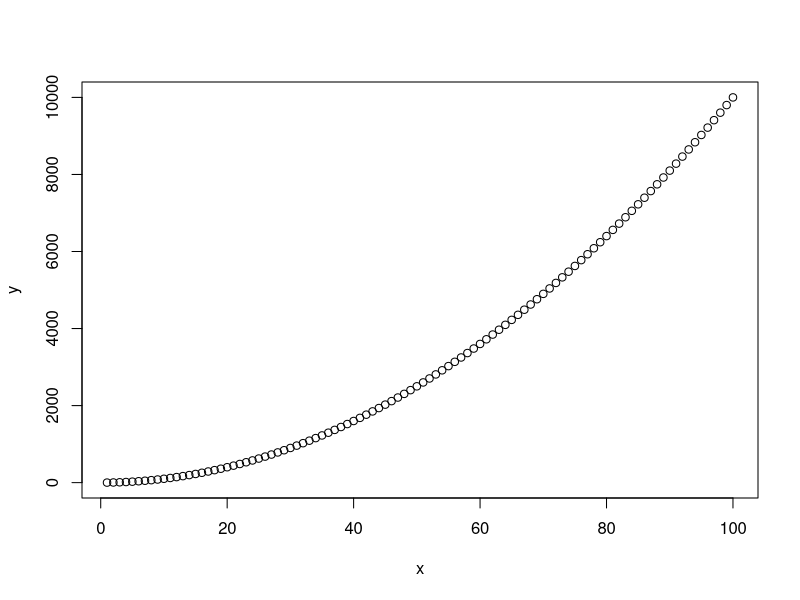

R code for this plot:
# This is a test script
x <- seq(1,100) #create a sequence from 1 to 100 and save as x
y <- x^2 #compute the square of x, assign it to y
plot(x,y) #plot y versus x

